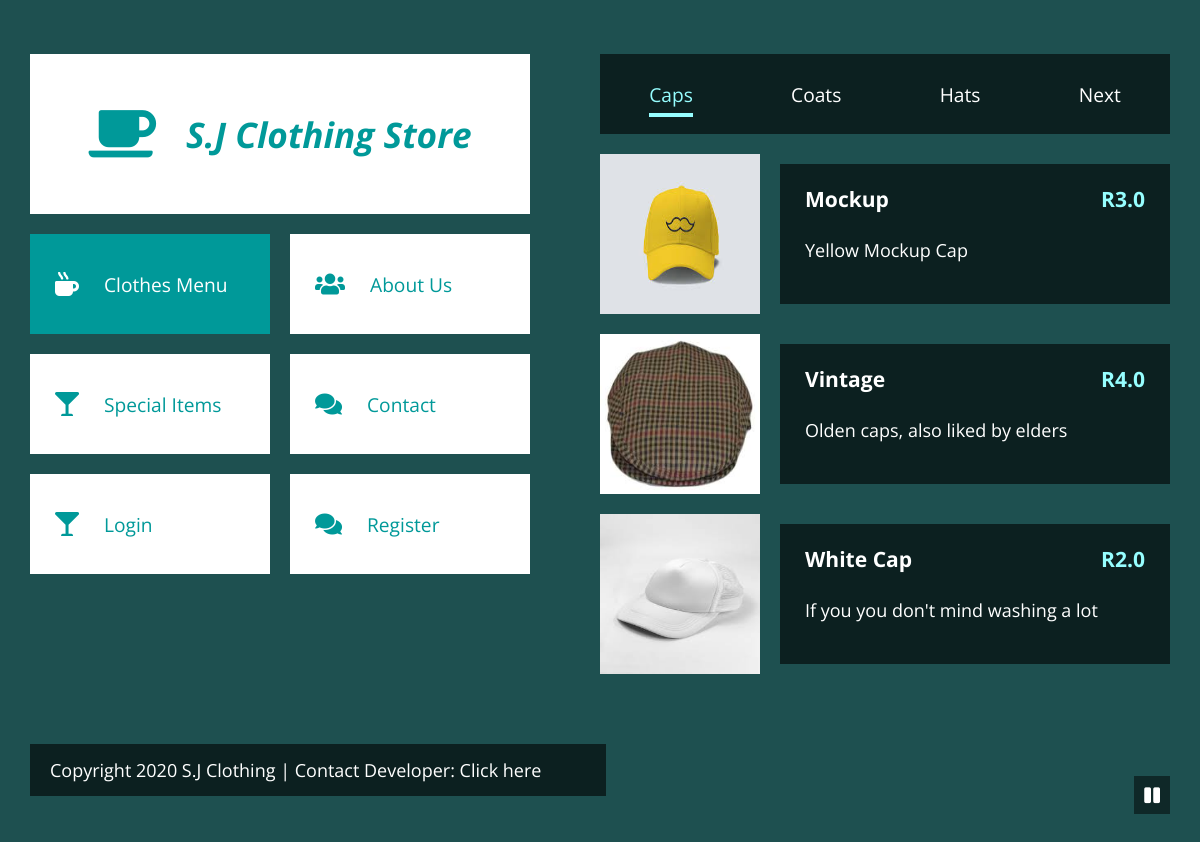
The page / on the database its author committed.
### clothes/models.py (models this page shows, shortened)
class Item(models.Model):
    ITEM_CHOICES = (('caps', 'Caps'), ('coats', 'Coats'), ('hats', 'Hats'), ('hoodies', 'Hoodies'), ('jackets', 'Jackets'),
                    ('jackets', 'Jackets'), ('shirts', 'Shirts'), ('skits', 'Skirts'), ('sweaters', 'Sweaters'),
                    ('waistcoats', 'Waistcoats'), ('specials', 'Specials'))
    item_Type = models.CharField(max_length=30, choices=ITEM_CHOICES, default='caps')
    item_Name = models.CharField(max_length=100)
    item_Image = models.ImageField(upload_to='static/img/collections')
    item_Price = models.FloatField('Price (ZAR)')
    item_Description = models.CharField(max_length=300)
    def __str__(self):
        return self.item_Type

### clothes/views.py (the view)
# urls.py: path('', views.home, name='home'),
def home(request):
    setupClothing()
    print("Debuging after again:", item_Types["caps"][0].item_Price)
    return render(request, 'index.html', {'clothes': item_Types })

### clothes/views.py (called while the page is built)
def setItem_Types(type, data):
    item_Types.__setitem__(type, data)

### clothes/templates/index.html (shortened to what this page needs)
﻿{% load static %}
<!DOCTYPE html>
<html lang="en">
<head>
    <link rel="stylesheet" href="{% static 'fontawesome/css/all.min.css' %}">
    <link rel="stylesheet" href="{% static 'css/tooplate-wave-cafe.css' %}">
</head>
<body>
    <div class="tm-container">
        <div class="tm-row">
            <div class="tm-left">
                <div class="tm-left-inner">
                    <div class="tm-site-header">
                        <i class="fas fa-coffee fa-3x tm-site-logo"></i>
                        <h1 class="tm-site-name">S.J Clothing Store</h1>
                    </div>
                    <nav class="tm-site-nav">
                        <ul class="tm-site-nav-ul">
                            <li class="tm-page-nav-item">
                                <a href="#clothes" class="tm-page-link active">
                                    <i class="fas fa-mug-hot tm-page-link-icon"></i>
                                    <span>Clothes Menu</span>
                                </a>
                            </li>
                            <li class="tm-page-nav-item">
                                <a href="#about" class="tm-page-link">
                                    <i class="fas fa-users tm-page-link-icon"></i>
                                    <span>About Us</span>
                                </a>
                            </li>
                            <li class="tm-page-nav-item">
                                <a href="#special" class="tm-page-link">
                                    <i class="fas fa-glass-martini tm-page-link-icon"></i>
                                    <span>Special Items</span>
                                </a>
                            </li>
                            <li class="tm-page-nav-item">
                                <a href="#contact" class="tm-page-link">
                                    <i class="fas fa-comments tm-page-link-icon"></i>
                                    <span>Contact</span>
                                </a>
                            </li>
                            <li class="tm-page-nav-item">
                                <a href="{% url 'login' %}" class="tm-page-link2">
                                    <i class="fas fa-glass-martini tm-page-link-icon"></i>
                                    <span>Login</span>
                                </a>
                            </li>
                            <li class="tm-page-nav-item">
                                <a href="{% url 'register' %}" class="tm-page-link2">
                                    <i class="fas fa-comments tm-page-link-icon"></i>
                                    <span>Register</span>
                                </a>
                            </li>
                        </ul>
                    </nav>
                </div>
            </div>
            <div class="tm-right">
                <main class="tm-main">
                    <div id="clothes" class="tm-page-content">
                        <nav class="tm-black-bg tm-drinks-nav">
                            <ul>
                                <li>
                                    <a href="#" class="tm-tab-link active" data-id="caps">Caps</a>
                                </li>
                                <li>
                                    <a href="#" class="tm-tab-link" data-id="coats">Coats</a>
                                </li>
                                <li>
                                    <a href="#" class="tm-tab-link" data-id="hats">Hats</a>
                                </li>
                                <li>
                                    <a href="#" class="tm-tab-link" data-id="next">Next</a>
                                </li>
                            </ul>
                        </nav>
                        <div id="caps" class="tm-tab-content">
                            <div class="tm-list">
                                {% for cap in clothes.caps %}
                                <div class="tm-list-item">
                                    <a href="{% url 'check_authentication' %}?item={{cap.item_Image}}&itp={{cap.item_Price}}&item_category=caps&item_name={{cap.item_Name}}"><img src="{{cap.item_Image}}" alt="{{cap.item_Name}}" class="tm-list-item-img"></a>
                                    <div class="tm-black-bg tm-list-item-text">
                                        <h3 class="tm-list-item-name">{{cap.item_Name}}<span class="tm-list-item-price">R{{cap.item_Price}}</span></h3>
                                        <p class="tm-list-item-description">{{cap.item_Description}}</p>
                                    </div>
                                </div>
                                {% endfor %}
                            </div>
                        </div>
                    </div>
                </main>
            </div>
        </div>
        <footer class="tm-site-footer">
            <p class="tm-black-bg tm-footer-text">
                Copyright 2020 S.J Clothing
                | Contact Developer: <a href="{% url 'contact_developer' %}" class="tm-footer-link" rel="sponsored" target="_parent">Click here</a>
            </p>
        </footer>
    </div>
    <div class="tm-video-wrapper">
        <i id="tm-video-control-button" class="fas fa-pause"></i>
    </div>
</body>
</html>

### clothes/static/css/tooplate-wave-cafe.css (style rules this page uses)
html { scroll-behavior: smooth; }
body { margin: 0; padding: 0; font-family: 'Open Sans', Arial, Helvetica, sans-serif; font-size: 18px; overflow-x: hidden; background-color: #1E5050; }
ul { padding: 0; margin: 0; }
nav > ul > li { list-style: none; }
a { color: #3CF; text-decoration: none; transition: all 0.3s ease; }
p { line-height: 1.8; margin-top: 0; }
.tm-video-wrapper { position: relative; }
#tm-video-control-button { cursor: pointer; position: fixed; bottom: 30px; right: 30px; z-index: 1000; background-color: rgba(0,0,0,0.5); color: white; padding: 10px; }
.tm-container { padding: 30px; }
.tm-row { display: flex; justify-content: space-between; }
.tm-left, .tm-right { width: 50%; }
.tm-left-inner { position: fixed; }
.tm-site-header { background-color: white; color: #099; width: 100%; height: 160px; display: flex; align-items: center; justify-content: center; }
.tm-site-logo { margin-right: 30px; }
.tm-site-name { font-size: 2.2rem; font-style: italic; }
.tm-left-inner { max-width: 500px; width: 100%; }
.tm-site-nav-ul { display: flex; flex-wrap: wrap; justify-content: space-between; }
.tm-page-nav-item { margin-top: 20px; }
.tm-page-link { min-width: 240px; height: 100px; background-color: white; color: #099; display: flex; text-decoration: none; align-items: center; font-size: 1.2rem; }
.tm-page-link2 { min-width: 240px; height: 100px; background-color: white; color: #099; display: flex; text-decoration: none; align-items: center; font-size: 1.2rem; }
.tm-page-link:hover, .tm-page-link.active { background-color: #099; color: white; }
.tm-page-link-icon { margin-right: 25px; margin-left: 25px; font-size: 1.5rem; }
.tm-black-bg { background-color: rgba(0,0,0,0.6); color: white; }
.tm-drinks-nav > ul > li { display: inline-block; }
.tm-drinks-nav > ul > li > a { color: white; font-size: 1.2rem; padding-top: 15px; padding-bottom: 5px; border-bottom: 3px solid transparent; }
.tm-drinks-nav { height: 80px; }
.tm-main { max-width: 660px; }
.tm-drinks-nav > ul { display: flex; align-items: center; justify-content: space-around; height: 100%; }
.tm-drinks-nav > ul > li a.active, .tm-drinks-nav > ul > li a:hover { color: #96FEFF; border-bottom: 4px solid #96FEFF; }
.tm-list-item { display: flex; align-items: center; justify-content: space-between; margin-top: 20px; }
.tm-list-item-img { margin-right: 20px; width: 160px; height: 160px; background-color: #099; }
.tm-list-item-text { padding: 20px 25px; flex: 1; }
.tm-list-item-name { display: flex; justify-content: space-between; margin-top: 0; }
.tm-list-item-price { color: #96FEFF; }
.tm-site-footer { margin-top: 70px; }
.tm-footer-text { padding: 10px 65px 10px 20px; display: inline-block; }
.tm-footer-link { color: white; }
.tm-tab-content { animation: fadeEffect 1s; }
.tm-page-content { animation: fadeEffect 1s; }

### rows shown on the page
Item: item_Image (picture), item_Name "Mockup", item_Price "3.0", item_Description "Yellow Mockup Cap"
Item: item_Image (picture), item_Name "Vintage", item_Price "4.0", item_Description "Olden caps, also liked by elders"
Item: item_Image (picture), item_Name "White Cap", item_Price "2.0", item_Description "If you you don't mind washing a lot"
